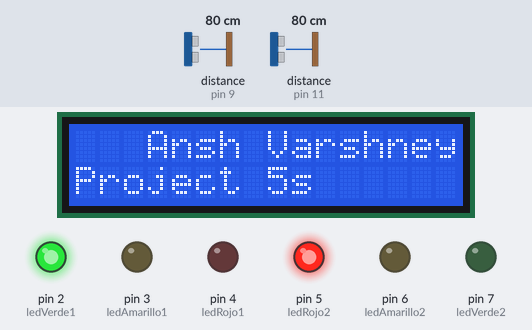
Bench run of a sketch on a simulated Arduino Uno, built with avr-gcc and run on an emulated ATmega328P. Parts: 16×2 character LCD, output pins drawn as LEDs (lit = HIGH). The test bench sets the inputs (shaded band); at power-on: distance to the obstacle (sensors on pin 9, pin 11) 80 cm. The echo pulse lasts 58.3 µs per cm; pins used as bus, display or sensor lines are not drawn; what the sketch prints to the serial monitor is not drawn.

Above: at 0.2 s.
At 5.2 s:
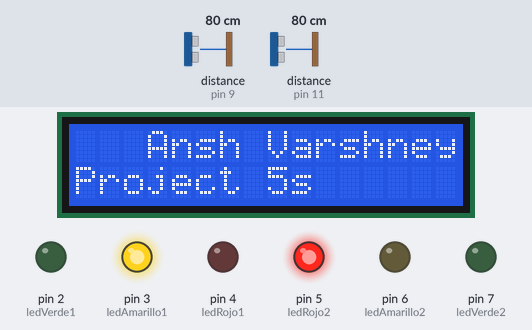
At 8.4 s:
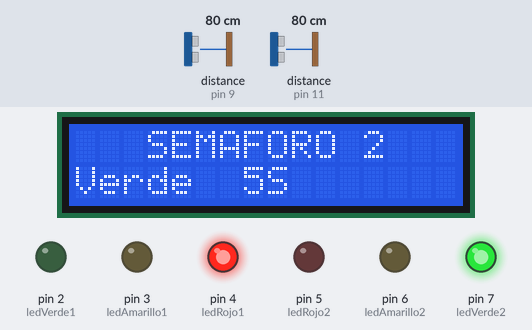
At 13.4 s:
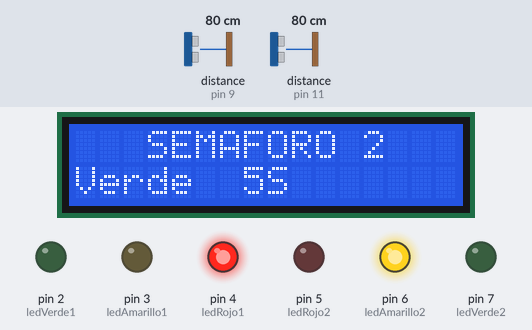
At 16.5 s:
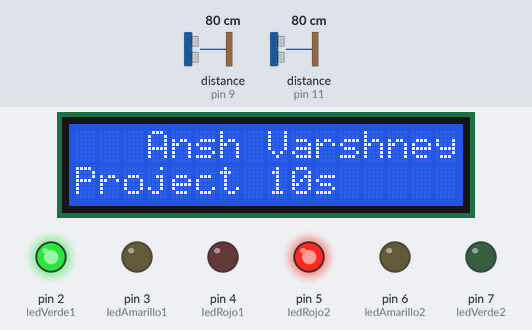
At 29.6 s:
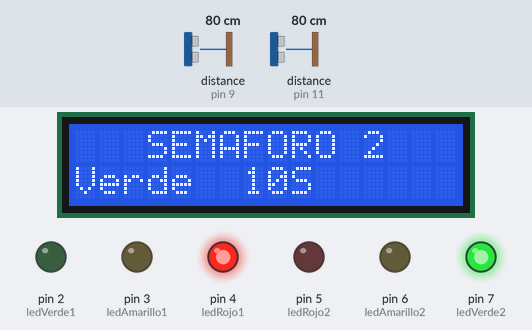
Timing chart, 0 to 40.0 s (numbered marks = the images above):
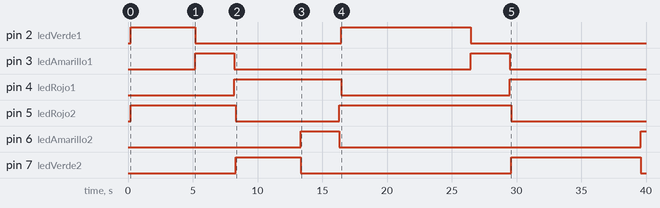

Measured:
- by itself, pin 2 (ledVerde1): LOW → HIGH at 0.19 s, → LOW 5.0 s later, → HIGH 11.3 s later, → LOW 10.0 s later
- by itself, pin 3 (ledAmarillo1): alternates HIGH for 3.0 s and LOW for 18.3 s
- by itself, pin 4 (ledRojo1): LOW → HIGH at 8.2 s, → LOW 8.3 s later, → HIGH 13.0 s later
- by itself, pin 5 (ledRojo2): LOW → HIGH at 0.19 s, → LOW 8.1 s later, → HIGH 8.0 s later, → LOW 13.3 s later
- by itself, pin 6 (ledAmarillo2): LOW → HIGH at 13.3 s, → LOW 3.0 s later, → HIGH 23.3 s later
- by itself, pin 7 (ledVerde2): LOW → HIGH at 8.3 s, → LOW 5.0 s later, → HIGH 16.3 s later, → LOW 10.0 s later
- what the display in image 2 shows lasts 8.2 s, from 8.2 s to 16.4 s

The sketch:

Indian_Traffic_Management_System.ino
```cpp
//Librerias
#include <Wire.h>
#include <LiquidCrystal_I2C.h>

LiquidCrystal_I2C lcd(0x20,16,2);  //

float tiempo1 = 0;
float tiempo2 = 0;
float distancia1 = 0;
float distancia2 = 0;
int tiempominverde = 5;
int tiempomaxverde = 20;
int tiempoverde1 = 5;
int tiempoverde2 = 5;
int ledVerde1 = 2;
int ledAmarillo1 = 3;
int ledRojo1 = 4;
int ledVerde2 = 7;
int ledAmarillo2 = 6;
int ledRojo2 = 5;
int trigger1 =10;
int echo1 =11;
int trigger2 =8;
int echo2 =9;


void setup()
{

  // Inicializar el LCD
  lcd.init();

  //Encender la luz de fondo.
  lcd.backlight();

  //Definimos entradas y salidas
  pinMode(trigger1, OUTPUT);
  pinMode(trigger2, OUTPUT);
  pinMode(echo1, INPUT);
  pinMode(echo2, INPUT);
  pinMode(ledVerde1, OUTPUT);
  pinMode(ledAmarillo1, OUTPUT);
  pinMode(ledRojo1, OUTPUT);
  pinMode(ledVerde2, OUTPUT);
  pinMode(ledAmarillo2, OUTPUT);
  pinMode(ledRojo2, OUTPUT);
  Serial.begin(9600);
}

void loop()
{
  //SEMAFORO1
  Serial.println("Tiempo en verde 1: ");
  Serial.println(tiempoverde1);//Muestra el tiempo del verde encendido

  Serial.println("Distancia 1: ");
  Serial.println(distancia1);

 //Mensaje en el LCD.
 lcd.clear();
 lcd.print("   Ansh Varshney ");
 lcd.setCursor(0,1);
 lcd.print("Project ")<<lcd.print(tiempoverde1)<<lcd.print("s");
 delay(100);

  digitalWrite(ledVerde1, HIGH);digitalWrite(ledAmarillo1, LOW);
  digitalWrite(ledRojo1, LOW);digitalWrite(ledVerde2, LOW);
  digitalWrite(ledAmarillo2, LOW);digitalWrite(ledRojo2, HIGH);
  delay(tiempoverde1 * 1000); //Convertir a milisegundos
 //pulso al sensor 1
  digitalWrite(trigger1, LOW);
  delayMicroseconds(4);
  digitalWrite(trigger1, HIGH);
  delayMicroseconds(10);
  digitalWrite(trigger1, LOW);

  tiempo1 = pulseIn(echo1, HIGH);
  distancia1 = 0.01716*tiempo1; //distancia a cm

  if (distancia1>100)
  {

    tiempoverde1 = tiempoverde1 - 5;


    if (tiempoverde1 < tiempominverde)
    {
      tiempoverde1 = tiempominverde;
    }
  }
  else
  {

    tiempoverde1 = tiempoverde1 + 5;


    if (tiempoverde1 > tiempomaxverde)
    {
      tiempoverde1 = tiempomaxverde;
    }
  }

  digitalWrite(ledVerde1, LOW); digitalWrite(ledAmarillo1, HIGH);
  digitalWrite(ledRojo1, LOW);digitalWrite(ledVerde2, LOW);
  digitalWrite(ledAmarillo2, LOW);digitalWrite(ledRojo2, HIGH);
  delay(3000); //Amarillo encendido 3 segundos

  digitalWrite(ledVerde1, LOW); digitalWrite(ledAmarillo1, LOW);
  digitalWrite(ledRojo1, HIGH); digitalWrite(ledVerde2, LOW);
  digitalWrite(ledAmarillo2, LOW); digitalWrite(ledRojo2, HIGH);

   // SEMAFORO 2
  Serial.println("Tiempo en verde 2: ");
  Serial.println(tiempoverde2);
  Serial.println("Distancia 2: ");
  Serial.println(distancia2);

 //  Mensaje en el LCD.
 lcd.clear();
 lcd.print("   SEMAFORO 2  ");
 lcd.setCursor(0,1);
 lcd.print("Verde  ")<<lcd.print(tiempoverde2)<<lcd.print("S");
 delay(100);

  digitalWrite(ledVerde1, LOW);digitalWrite(ledAmarillo1, LOW);
  digitalWrite(ledRojo1, HIGH); digitalWrite(ledVerde2, HIGH);
  digitalWrite(ledAmarillo2, LOW); digitalWrite(ledRojo2, LOW);
  delay(tiempoverde2 * 1000); //Convertir a milisegundos

  // pulso al sensor 2
  digitalWrite(trigger2, LOW);
  delayMicroseconds(4);
  digitalWrite(trigger2, HIGH);
  delayMicroseconds(10);
  digitalWrite(trigger2, LOW);

  tiempo2 = pulseIn(echo2, HIGH);
  distancia2 = 0.01716*tiempo2; //tiempo a uS y distancia a cm

  if (distancia2>100)
  {

    tiempoverde2 = tiempoverde2 - 5;


    if (tiempoverde2 < tiempominverde)
    {
      tiempoverde2 = tiempominverde;
    }
  }
  else
  {

    tiempoverde2 = tiempoverde2 + 5;


    if (tiempoverde2 > tiempomaxverde)
    {
      tiempoverde2 = tiempomaxverde;
    }
  }

  digitalWrite(ledVerde1, LOW);digitalWrite(ledAmarillo1, LOW);
  digitalWrite(ledRojo1, HIGH);digitalWrite(ledVerde2, LOW);
  digitalWrite(ledAmarillo2, HIGH);digitalWrite(ledRojo2, LOW);
  delay(3000); //Amarillo3 segundos

  digitalWrite(ledVerde1, LOW); digitalWrite(ledAmarillo1, LOW);
  digitalWrite(ledRojo1, HIGH); digitalWrite(ledVerde2, LOW);
  digitalWrite(ledAmarillo2, LOW); digitalWrite(ledRojo2, HIGH);


}
```
